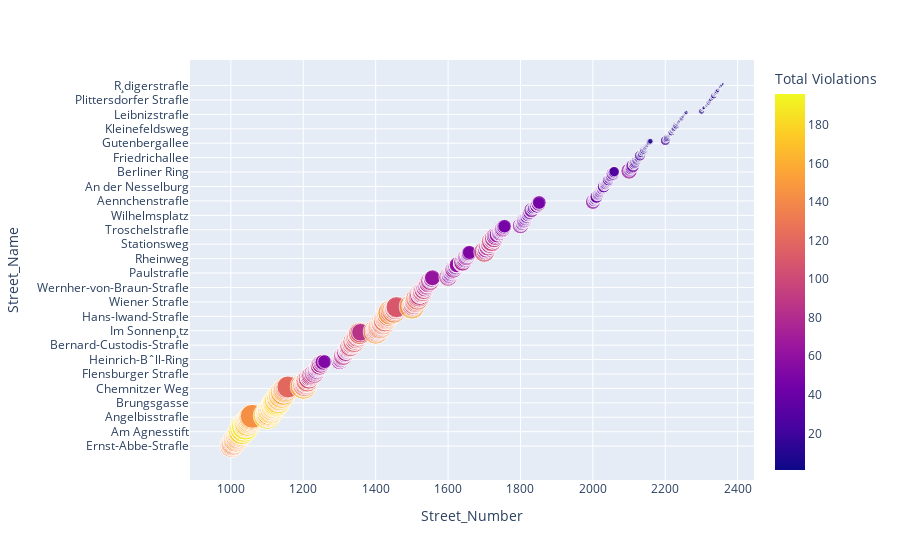

The cell this chart's notebook holds for it:
### Code cell
# Step 5: Display the plot
fig.show()  # Use this for plotly

### Figure 1 — Plotly figure (JSON) as saved in the notebook; plotly's stock layout.template omitted (floating-point values rounded to 4 significant figures; data arrays with more than 128 entries replaced by an {"elided": "..."} marker saying what was removed)
{"data": [{"hovertemplate": "Street_Number=%{x}<br>Street_Name=%{y}<br>Total Violations=%{marker.color}<extra></extra>", "legendgroup": "", "marker": {"color": {"elided": "704 int values"}, "coloraxis": "coloraxis", "size": {"elided": "704 int values"}, "sizemode": "area", "sizeref": 0.49, "symbol": "circle"}, "mode": "markers", "name": "", "orientation": "h", "showlegend": false, "type": "scatter", "x": {"elided": "704 int values"}, "xaxis": "x", "y": {"elided": "704 str values"}, "yaxis": "y"}], "layout": {"coloraxis": {"colorbar": {"title": {"text": "Total Violations"}}, "colorscale": [[0, "#0d0887"], [0.1111, "#46039f"], [0.2222, "#7201a8"], [0.3333, "#9c179e"], [0.4444, "#bd3786"], [0.5556, "#d8576b"], [0.6667, "#ed7953"], [0.7778, "#fb9f3a"], [0.8889, "#fdca26"], [1, "#f0f921"]]}, "legend": {"itemsizing": "constant", "tracegroupgap": 0}, "margin": {"t": 60}, "xaxis": {"anchor": "y", "domain": [0, 1], "title": {"text": "Street_Number"}}, "yaxis": {"anchor": "x", "domain": [0, 1], "title": {"text": "Street_Name"}}}}
